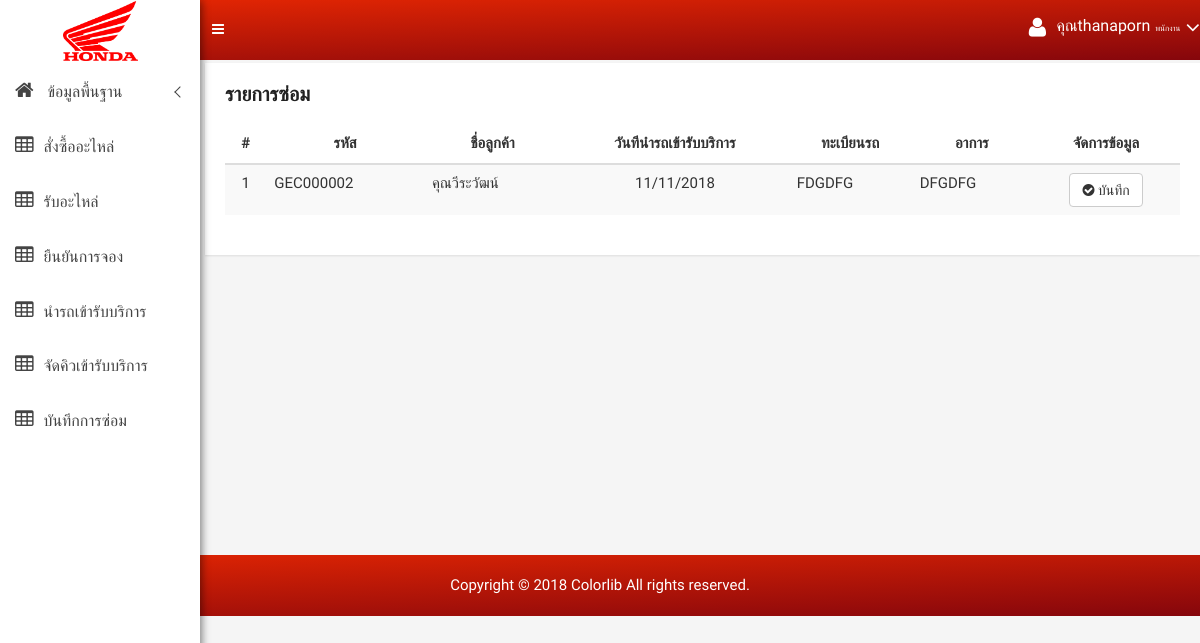
Page /repair_show.php (signed in) on the earlier database version.
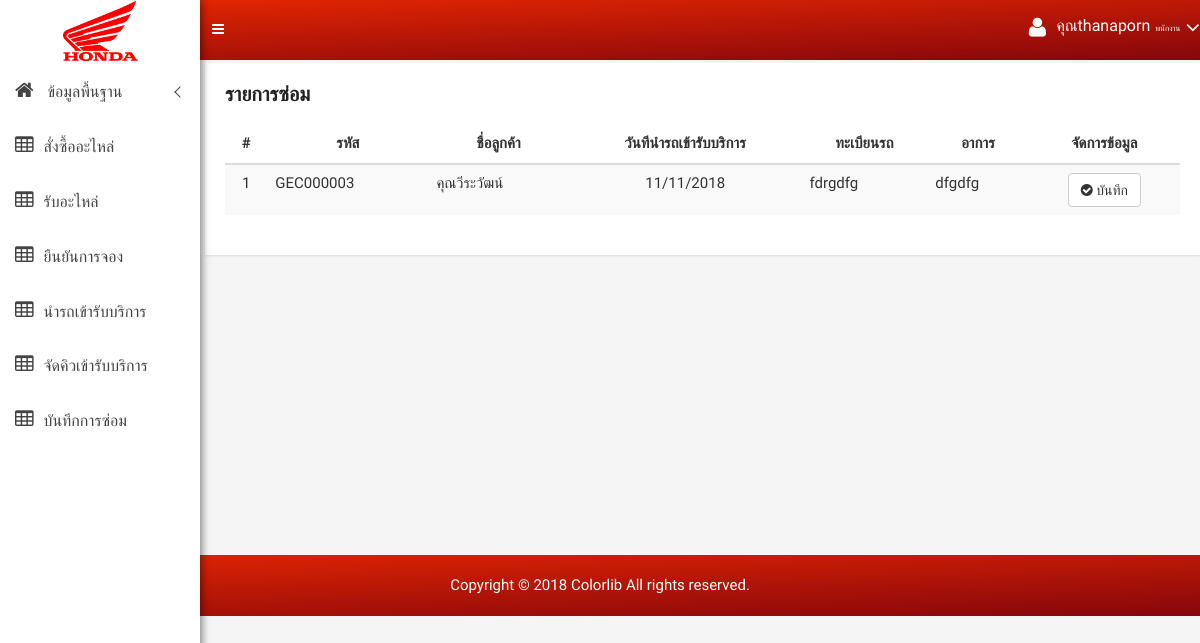
Same page on the later database version.
### tables this page shows
CREATE TABLE `get_car` (
  `gc_id` varchar(30) NOT NULL,
  `gc_date` date DEFAULT NULL,
  `gc_doc` varchar(50) DEFAULT NULL,
  `gc_text` varchar(50) DEFAULT NULL,
  `cus_id` varchar(30) DEFAULT NULL,
  `rs_id` varchar(30) DEFAULT NULL,
  `co_id` varchar(30) DEFAULT NULL,
  `gc_status` int(1) DEFAULT NULL,
  PRIMARY KEY (`gc_id`)
);

CREATE TABLE `customer` (
  `cus_id` varchar(30) NOT NULL,
  `cus_user` varchar(255) DEFAULT NULL,
  `cus_pass` varchar(255) DEFAULT NULL,
  `cus_name` varchar(50) DEFAULT NULL,
  `cus_add` text,
  `cus_tel` varchar(30) DEFAULT NULL,
  `co_id` varchar(30) DEFAULT NULL,
  PRIMARY KEY (`cus_id`),
  KEY `co_id` (`co_id`)
);

### config.php (called while the page is built, shortened)
<?php
function FormatDay($mydate){
    $originalDate = $mydate;
    $newDate = date("d/m/Y", strtotime($originalDate));
    return $newDate;
}
?>

### repair_show.php (the view, shortened to what this page needs)
<?php include "sitebar.php"; ?>
<?php
include "header.php";
?>
<div class="container-fluid">
    <div class="product-status-wrap">
        <h4>รายการซ่อม</h4>
        <div class="row">
            <div class="col-md-12">
                <table class="table table-striped table-hover">
                    <thead>
                    <tr>
                        <th class="text-center">#</th>
                        <th class="text-center">รหัส</th>
                        <th class="text-center">ชื่อลูกค้า</th>
                        <th class="text-center">วันทีนำรถเข้ารับบริการ</th>
                        <th class="text-center">ทะเบียนรถ</th>
                        <th class="text-center">อาการ</th>
                        <th class="text-center">จัดการข้อมูล</th>
                    </tr>
                    </thead>
                    <tbody>
                    <?php
                    $n = 0;
                    if (isset($_GET['search'])) {
                        $sql = "select * from get_car where gc_status='1' and  gc_id like '%" . $_GET['search'] . "%' order by gc_id asc";
                    } else {
                        $sql = "select * from get_car where gc_status='1' order by gc_id asc";
                    }
                    $query = mysqli_query($connect, $sql);
                    if (mysqli_num_rows($query) > 0 ) {
                        while ($array = mysqli_fetch_array($query)) {
                            $n++;
                            $sql2 = "select * from customer where cus_id='".$array['cus_id']."'";
                            $query2 = mysqli_query($connect, $sql2);
                            $array2 = mysqli_fetch_array($query2);
                            ?>
                            <tr>
                                <td class="text-center" scope="row"><?= $n; ?></td>
                                <td style="max-width: 200px"><?= $array['gc_id'] ?></td>
                                <td style="max-width: 200px">คุณ<?= $array2['cus_name'] ?></td>
                                <td style="max-width: 200px" class="text-center"><?= FormatDay($array['gc_date']) ?></td>
                                <td><?= $array['gc_doc'] ?></td>
                                <td><?= $array['gc_text'] ?></td>
                                <td class="text-center">
                                    <a data-toggle="tooltip"  href="repair_form.php?id=<?= $array['gc_id'] ?>" class="btn btn-default" data-original-title="Confirm"><i class="fa fa-check-circle" aria-hidden="true"> บันทึก</i></a>
                                </td>
                            </tr>
                            <?php
                        }
                    } else {
                        ?>
                        <tr>
                            <th style="text-align: center;color: red;" colspan="6"> ไม่พบข้อมูล</th>
                        </tr>
                        <?php
                    }
                    ?>
                    </tbody>
                </table>
            </div>
        </div>
    </div>
</div>
<br><br><br><br><br><br><br><br><br><br><br><br><br><br><br>
<?php include "footer.php"; ?>

Differences in the rows shown:
no longer on this page (row edited): get_car: gc_id "GEC000002", cus.cus_name "วีระวัฒน์", gc_date "11/11/2018", gc_doc "FDGDFG", gc_text "DFGDFG"
now on this page (row edited): get_car: gc_id "GEC000003", cus.cus_name "วีระวัฒน์", gc_date "11/11/2018", gc_doc "fdrgdfg", gc_text "dfgdfg"
